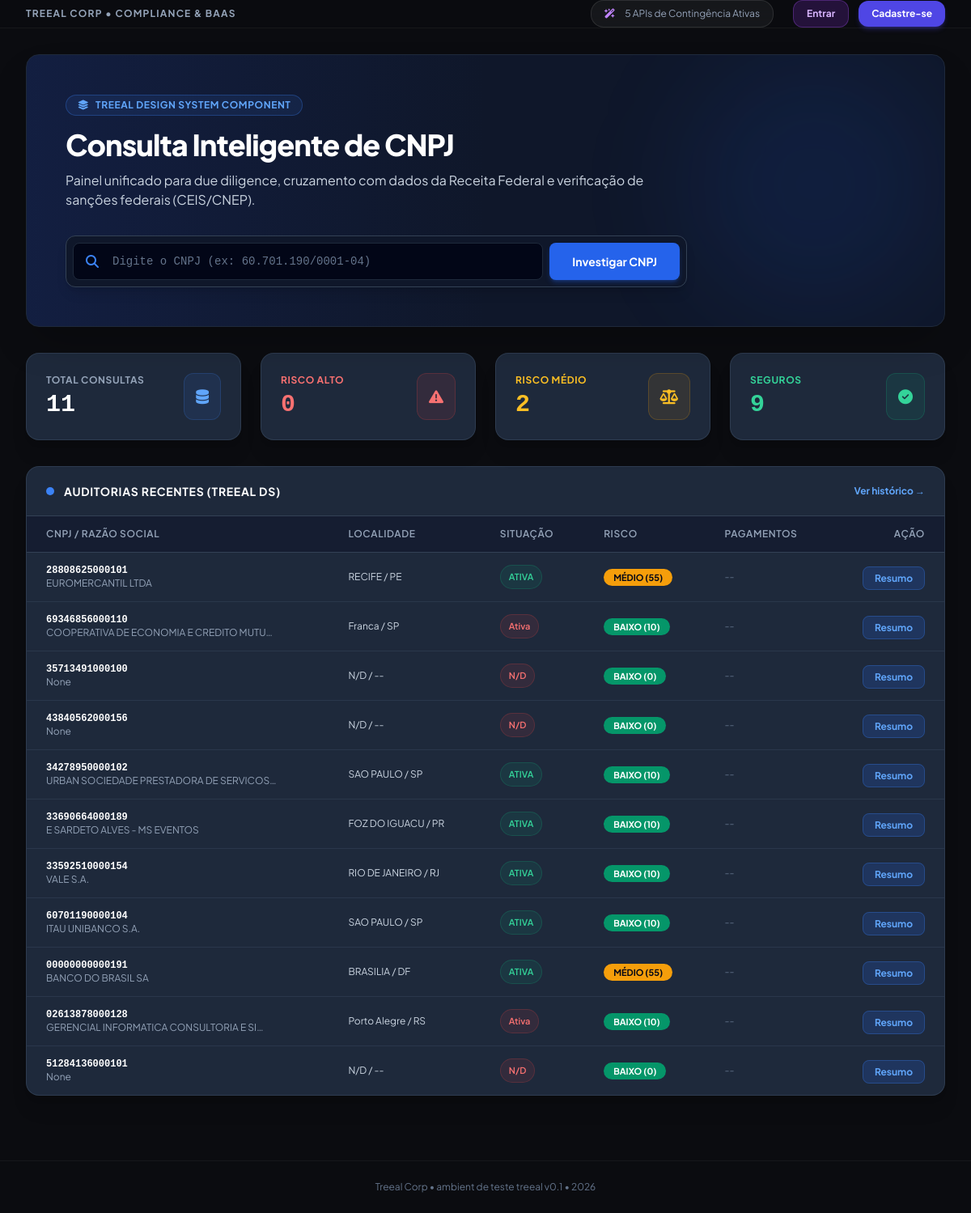
Before: / with the older database file.
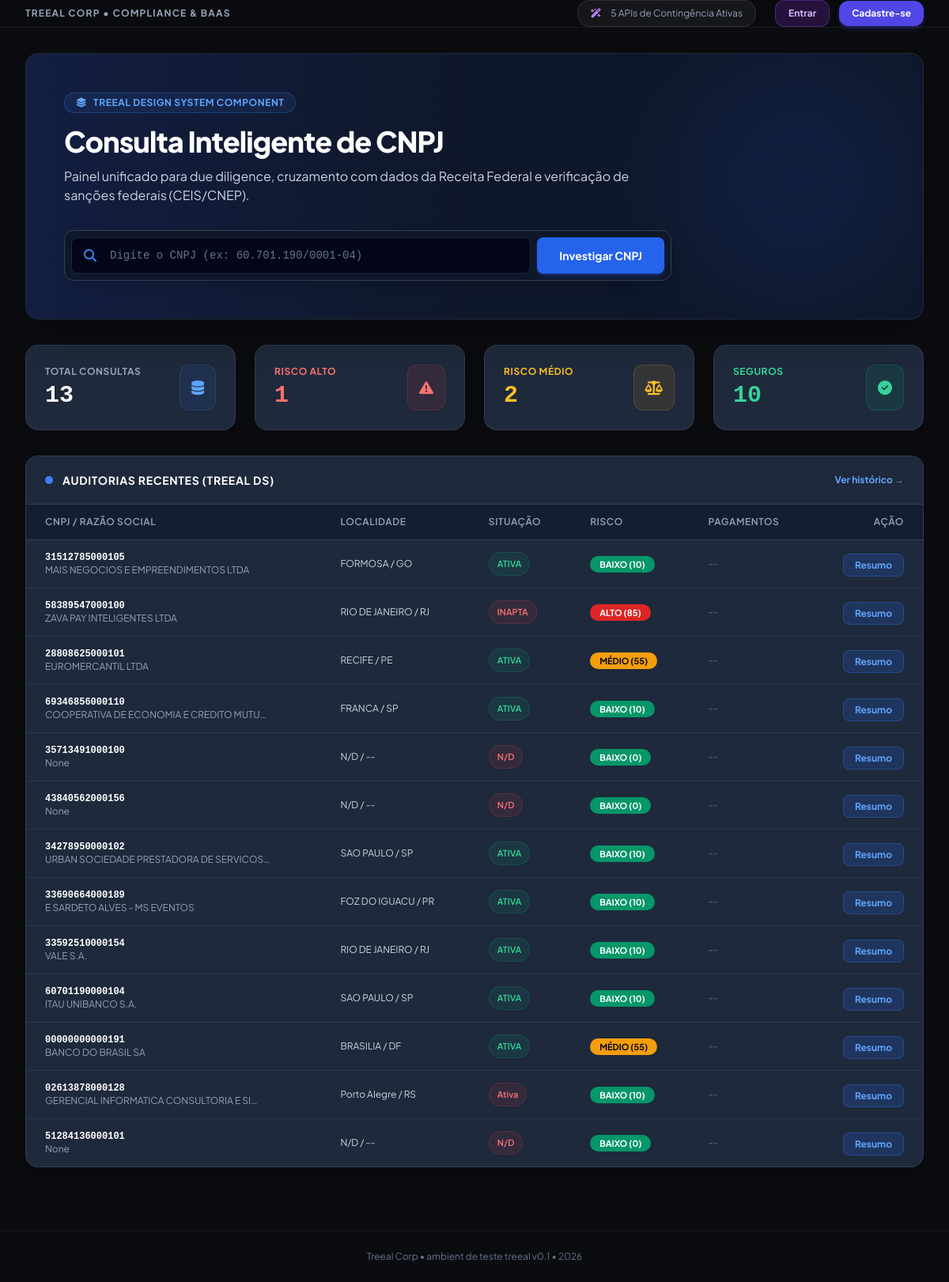
After: the same page with the newer database file.
### corporate_intel/models.py (models this page shows, shortened)
class EmpresaConsulta(models.Model):
    cnpj = models.CharField(max_length=14, unique=True, db_index=True)
    razao_social = models.CharField(max_length=255, blank=True, null=True)
    nome_fantasia = models.CharField(max_length=255, blank=True, null=True)
    situacao = models.CharField(max_length=50, blank=True, null=True)
    data_abertura = models.CharField(max_length=20, blank=True, null=True)
    capital_social = models.DecimalField(max_digits=15, decimal_places=2, default=0.0)
    natureza_juridica = models.CharField(max_length=255, blank=True, null=True)
    atividade_principal = models.TextField(blank=True, null=True)
    logradouro = models.CharField(max_length=255, blank=True, null=True)
    numero = models.CharField(max_length=50, blank=True, null=True)
    bairro = models.CharField(max_length=100, blank=True, null=True)
    municipio = models.CharField(max_length=100, blank=True, null=True)
    uf = models.CharField(max_length=2, blank=True, null=True)
    cep = models.CharField(max_length=10, blank=True, null=True)
    email = models.EmailField(blank=True, null=True)
    telefone = models.CharField(max_length=50, blank=True, null=True)
    socios = models.JSONField(default=list, blank=True)
    metodos_pagamento = models.JSONField(default=list, blank=True)
    compliance_processos = models.JSONField(default=dict, blank=True)
    risk_score = models.IntegerField(default=0)  # 0 a 100
    risk_level = models.CharField(max_length=20, default='BAIXO') # BAIXO, MÉDIO, ALTO
    motivos_risco = models.TextField(blank=True, null=True)
    criado_em = models.DateTimeField(auto_now_add=True)
    atualizado_em = models.DateTimeField(auto_now=True)

### corporate_intel/views.py (the view)
# urls.py: path('', views.dashboard_view, name='dashboard'),
def dashboard_view(request):
    query = request.GET.get('q', '').strip()
    empresas = EmpresaConsulta.objects.all().order_by('-criado_em')
    if query:
        empresas = empresas.filter(models_q_cnpj_or_name(query))
    total_consultas = EmpresaConsulta.objects.count()
    risco_alto = EmpresaConsulta.objects.filter(risk_level='ALTO').count()
    risco_medio = EmpresaConsulta.objects.filter(risk_level='MÉDIO').count()
    risco_baixo = EmpresaConsulta.objects.filter(risk_level='BAIXO').count()
    context = {
        'empresas': empresas[:20],
        'total_consultas': total_consultas,
        'risco_alto': risco_alto,
        'risco_medio': risco_medio,
        'risco_baixo': risco_baixo,
        'query': query
    }
    return render(request, 'corporate_intel/dashboard.html', context)

### templates/corporate_intel/dashboard.html (shortened to what this page needs)
{% extends 'base.html' %}
{% block content %}
<div class="relative bg-gradient-to-r from-blue-900/40 via-slate-900 to-slate-900 border border-slate-800 rounded-2xl p-8 md:p-12 mb-8 shadow-2xl overflow-hidden">
    <div class="absolute right-0 top-0 w-80 h-80 bg-blue-600/10 rounded-full blur-3xl pointer-events-none"></div>
    <div class="max-w-3xl relative z-10">
        <div class="inline-flex items-center space-x-2 bg-blue-500/10 border border-blue-500/30 text-blue-400 px-3.5 py-1 rounded-full text-xs font-bold mb-4 uppercase tracking-wider">
            <i class="fa-solid fa-layer-group"></i>
            <span>Treeal Design System Component</span>
        </div>
        <h1 class="text-3xl md:text-4xl font-extrabold text-white tracking-tight mb-3">
            Consulta Inteligente de CNPJ
        </h1>
        <p class="text-slate-300 text-sm md:text-base mb-8 leading-relaxed">
            Painel unificado para due diligence, cruzamento com dados da Receita Federal e verificação de sanções federais (CEIS/CNEP).
        </p>
        <form action="{% url 'consultar_cnpj' %}" method="POST" class="bg-slate-900 border border-slate-700 p-2 rounded-xl shadow-lg flex flex-col sm:flex-row gap-2">
            <div class="relative flex-grow">
                <span class="absolute inset-y-0 left-0 flex items-center pl-4 text-blue-500">
                    <i class="fa-solid fa-magnifying-glass"></i>
                </span>
                <input type="text" name="cnpj" placeholder="Digite o CNPJ (ex: 60.701.190/0001-04)" required
                    class="w-full pl-12 pr-4 py-3 bg-slate-950 border border-slate-800 rounded-lg text-white placeholder-slate-500 focus:outline-none focus:border-blue-600 font-mono text-sm">
            </div>
            <button type="submit" class="bg-blue-600 hover:bg-blue-500 text-white px-7 py-3 rounded-lg font-bold text-sm transition flex items-center justify-center space-x-2 shadow-md shadow-blue-600/30">
                <span>Investigar CNPJ</span>
            </button>
        </form>
    </div>
</div>
<div class="grid grid-cols-1 sm:grid-cols-2 lg:grid-cols-4 gap-6 mb-8">
    <div class="bg-[#1e293b] border border-slate-700/80 rounded-2xl p-6 shadow-xl flex items-center justify-between">
        <div>
            <p class="text-xs uppercase tracking-wider text-slate-400 font-bold">Total Consultas</p>
            <h3 class="text-3xl font-extrabold text-white mt-1 font-mono">{{ total_consultas }}</h3>
        </div>
        <div class="bg-blue-500/10 text-blue-400 p-3.5 rounded-xl border border-blue-500/20 text-lg">
            <i class="fa-solid fa-database"></i>
        </div>
    </div>
    <div class="bg-[#1e293b] border border-slate-700/80 rounded-2xl p-6 shadow-xl flex items-center justify-between">
        <div>
            <p class="text-xs uppercase tracking-wider text-red-400 font-bold">Risco Alto</p>
            <h3 class="text-3xl font-extrabold text-red-400 mt-1 font-mono">{{ risco_alto }}</h3>
        </div>
        <div class="bg-red-500/10 text-red-400 p-3.5 rounded-xl border border-red-500/20 text-lg">
            <i class="fa-solid fa-triangle-exclamation"></i>
        </div>
    </div>
    <div class="bg-[#1e293b] border border-slate-700/80 rounded-2xl p-6 shadow-xl flex items-center justify-between">
        <div>
            <p class="text-xs uppercase tracking-wider text-amber-400 font-bold">Risco Médio</p>
            <h3 class="text-3xl font-extrabold text-amber-400 mt-1 font-mono">{{ risco_medio }}</h3>
        </div>
        <div class="bg-amber-500/10 text-amber-400 p-3.5 rounded-xl border border-amber-500/20 text-lg">
            <i class="fa-solid fa-scale-balanced"></i>
        </div>
    </div>
    <div class="bg-[#1e293b] border border-slate-700/80 rounded-2xl p-6 shadow-xl flex items-center justify-between">
        <div>
            <p class="text-xs uppercase tracking-wider text-emerald-400 font-bold">Seguros</p>
            <h3 class="text-3xl font-extrabold text-emerald-400 mt-1 font-mono">{{ risco_baixo }}</h3>
        </div>
        <div class="bg-emerald-500/10 text-emerald-400 p-3.5 rounded-xl border border-emerald-500/20 text-lg">
            <i class="fa-solid fa-circle-check"></i>
        </div>
    </div>
</div>
<div class="bg-[#1e293b] border border-slate-700/80 rounded-2xl shadow-xl overflow-hidden mb-12">
    <div class="px-6 py-5 border-b border-slate-700 flex justify-between items-center bg-slate-850">
        <div class="flex items-center space-x-3">
            <div class="w-2.5 h-2.5 rounded-full bg-blue-500 animate-pulse"></div>
            <h3 class="font-bold text-sm text-white uppercase tracking-wider">Auditorias Recentes (Treeal DS)</h3>
        </div>
        <a href="{% url 'historico' %}" class="text-xs text-blue-400 hover:text-blue-300 font-bold transition">Ver histórico &rarr;</a>
    </div>
    <div class="overflow-x-auto">
        <table class="w-full text-left border-collapse">
            <thead>
                <tr class="bg-slate-900/60 text-slate-400 text-xs uppercase tracking-wider border-b border-slate-700">
                    <th class="py-3.5 px-6 font-semibold">CNPJ / Razão Social</th>
                    <th class="py-3.5 px-6 font-semibold">Localidade</th>
                    <th class="py-3.5 px-6 font-semibold">Situação</th>
                    <th class="py-3.5 px-6 font-semibold">Risco</th>
                    <th class="py-3.5 px-6 font-semibold">Pagamentos</th>
                    <th class="py-3.5 px-6 font-semibold text-right">Ação</th>
                </tr>
            </thead>
            <tbody class="divide-y divide-slate-700/60 text-sm">
                {% for emp in empresas %}
                <tr class="hover:bg-slate-750/50 transition">
                    <td class="py-3.5 px-6">
                        <span class="font-mono font-bold text-white block text-xs">{{ emp.cnpj }}</span>
                        <span class="text-xs text-slate-400 block">{{ emp.razao_social|truncatechars:40 }}</span>
                    </td>
                    <td class="py-3.5 px-6 text-slate-300 text-xs">
                        {{ emp.municipio|default:"N/D" }} / {{ emp.uf|default:"--" }}
                    </td>
                    <td class="py-3.5 px-6">
                        <span class="px-2.5 py-1 text-[11px] rounded-full font-semibold inline-flex items-center space-x-1 {% if emp.situacao == 'ATIVA' %}bg-emerald-500/10 text-emerald-400 border border-emerald-500/20{% else %}bg-red-500/10 text-red-400 border border-red-500/20{% endif %}">
                            <span>{{ emp.situacao|default:"N/D" }}</span>
                        </span>
                    </td>
                    <td class="py-3.5 px-6">
                        <span class="px-3 py-1 text-[11px] rounded-full font-bold {% if emp.risk_level == 'ALTO' %}bg-red-600 text-white{% elif emp.risk_level == 'MÉDIO' %}bg-amber-500 text-slate-950{% else %}bg-emerald-600 text-white{% endif %}">
                            {{ emp.risk_level }} ({{ emp.risk_score }})
                        </span>
                    </td>
                    <td class="py-3.5 px-6">
                        <div class="flex flex-wrap gap-1">
                            {% for gw in emp.metodos_pagamento %}
                            <span class="bg-slate-900 border border-slate-700 text-[10px] px-2 py-0.5 rounded text-blue-300">{{ gw }}</span>
                            {% empty %}
                            <span class="text-xs text-slate-500 italic">--</span>
                            {% endfor %}
                        </div>
                    </td>
                    <td class="py-3.5 px-6 text-right">
                        <a href="{% url 'detalhes_empresa' emp.pk %}" class="bg-blue-600/20 hover:bg-blue-600 text-blue-400 hover:text-white px-3.5 py-1.5 rounded-lg text-xs font-bold transition border border-blue-500/30">
                            Resumo
                        </a>
                    </td>
                </tr>
                {% empty %}
                <tr>
                    <td colspan="6" class="py-12 text-center text-slate-500 text-xs">
                        Nenhuma auditoria registrada.
                    </td>
                </tr>
                {% endfor %}
            </tbody>
        </table>
    </div>
</div>
{% endblock %}

### templates/base.html (shortened to what this page needs)
<!DOCTYPE html>
<html lang="pt-BR" class="h-full bg-[#0b0c10]">
<head>
    <script src="https://cdn.tailwindcss.com"></script>
    <link rel="stylesheet" href="https://cdnjs.cloudflare.com/ajax/libs/font-awesome/6.4.0/css/all.min.css">
</head>
<body class="h-full flex overflow-hidden">
    <div class="flex-1 flex flex-col min-w-0 overflow-y-auto">
        <header class="h-20 bg-[#0b0c10]/80 backdrop-blur-md border-b border-white/5 px-8 flex justify-between items-center sticky top-0 z-40">
            <div class="flex items-center space-x-4">
                <span class="text-xs font-bold text-slate-400 uppercase tracking-widest hidden sm:inline">Treeal Corp • Compliance & BaaS</span>
            </div>
            <div class="flex items-center space-x-6">
                <div class="hidden md:flex items-center bg-white/5 border border-white/10 px-4 py-2 rounded-2xl text-xs text-slate-400 space-x-3">
                    <i class="fa-solid fa-wand-magic-sparkles text-purple-400"></i>
                    <span>5 APIs de Contingência Ativas</span>
                </div>
                {% if user.is_authenticated %}
                <div class="flex items-center space-x-3 bg-white/5 border border-white/10 pl-3 pr-4 py-2 rounded-2xl">
                    <div class="w-8 h-8 rounded-full bg-gradient-to-tr from-purple-600 to-pink-500 flex items-center justify-center font-bold text-white text-xs">
                        {{ user.username|slice:":2"|upper }}
                    </div>
                    <div class="text-left">
                        <span class="text-xs font-bold text-white block">{{ user.get_full_name|default:user.username }}</span>
                        <span class="text-[10px] text-slate-400 block font-mono">{{ user.email|default:user.username }}</span>
                    </div>
                </div>
                {% else %}
                <div class="flex items-center space-x-3">
                    <a href="{% url 'login' %}" class="bg-purple-600/20 hover:bg-purple-600 text-purple-300 hover:text-white px-4 py-2 rounded-xl text-xs font-bold transition border border-purple-500/30">
                        Entrar
                    </a>
                    <a href="{% url 'register' %}" class="bg-indigo-600 hover:bg-indigo-500 text-white px-4 py-2 rounded-xl text-xs font-bold transition shadow-md shadow-indigo-600/30">
                        Cadastre-se
                    </a>
                </div>
                {% endif %}
            </div>
        </header>
        <main class="flex-grow max-w-7xl w-full mx-auto p-8">
            {% block content %}{% endblock %}
        </main>
        <footer class="border-t border-white/5 py-6 px-8 text-center text-xs text-slate-500">
            Treeal Corp &bull; ambient de teste treeal v0.1 &bull; 2026
        </footer>
    </div>
</body>
</html>

### templates/base.html (style rules this page uses)
body { font-family: 'Plus Jakarta Sans', sans-serif; background-color: #0b0c10; color: #e2e8f0; }
.font-mono { font-family: 'JetBrains Mono', monospace; }

Changed rows visible on the page:
added EmpresaConsulta: cnpj "31512785000105", razao_social "MAIS NEGOCIOS E EMPREENDIMENTOS LTDA", municipio "FORMOSA", uf "GO", situacao "ATIVA", risk_level "BAIXO", risk_score "10"
added EmpresaConsulta: cnpj "58389547000100", razao_social "ZAVA PAY INTELIGENTES LTDA", municipio "RIO DE JANEIRO", uf "RJ", situacao "INAPTA", risk_level "ALTO", risk_score "85"
changed EmpresaConsulta "COOPERATIVA DE ECONOMIA E CREDITO MUTU…": municipio "Franca" → "FRANCA"; situacao "Ativa" → "ATIVA"
Other visible differences:
{{ total_consultas }}: "11" → "13"
{{ risco_alto }}: "0" → "1"
{{ risco_baixo }}: "9" → "10"
